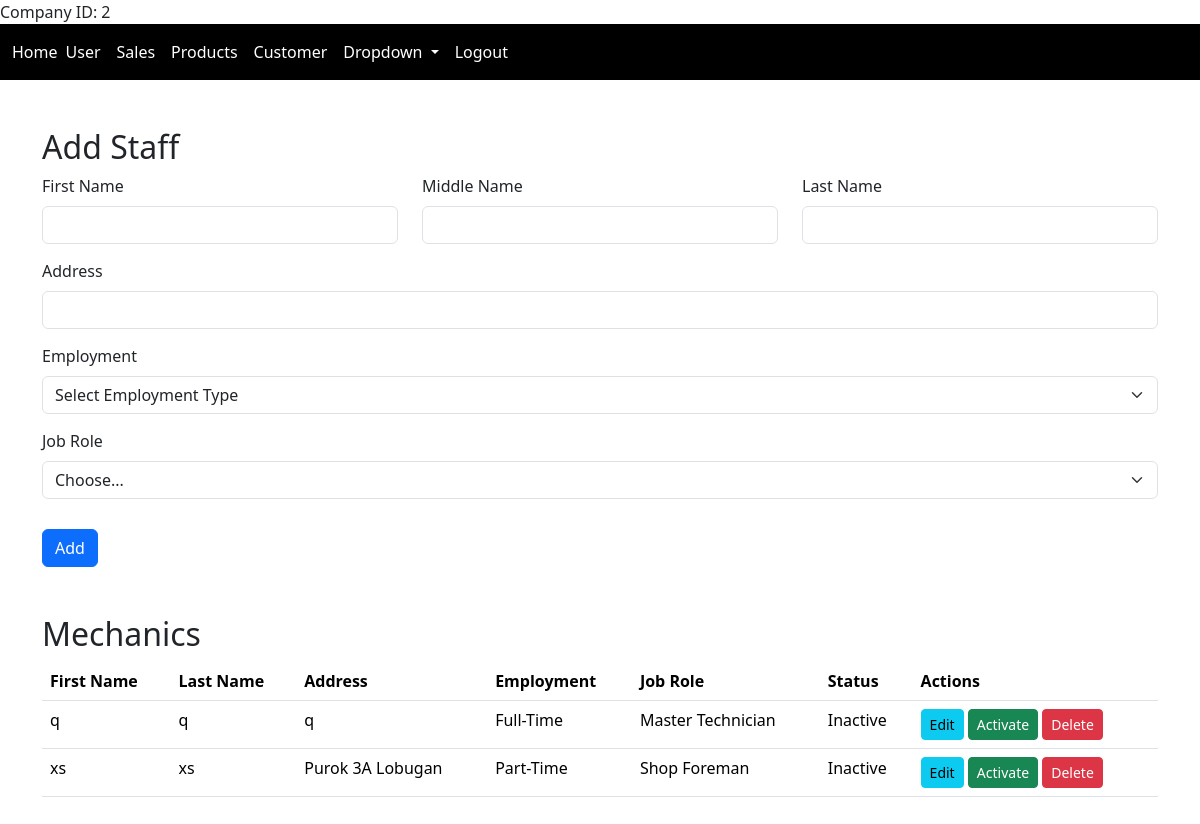
Page /add_staff.php (signed in) on the committed database.
### tables this page shows
CREATE TABLE `mechanic` (
  `mechanic_id` int(11) NOT NULL,
  `firstname` varchar(100) DEFAULT NULL,
  `middlename` varchar(100) DEFAULT NULL,
  `lastname` varchar(100) DEFAULT NULL,
  `address` varchar(255) DEFAULT NULL,
  `employment` varchar(100) DEFAULT NULL,
  `jobrole` varchar(100) DEFAULT NULL,
  `last_progress_saved` timestamp NOT NULL DEFAULT current_timestamp() ON UPDATE current_timestamp(),
  `companyid` int(11) DEFAULT NULL,
  `active` tinyint(1) DEFAULT NULL
);

### add_staff.php (the view, shortened to what this page needs)
<?php
include 'config.php';
$companyid = $_SESSION['companyid'];
echo "Company ID: " . $companyid;
$companyid = $_SESSION['companyid'];
$mechanics_query = "SELECT * FROM mechanic WHERE companyid = $companyid";
$mechanics_result = mysqli_query($conn, $mechanics_query);
?>
<!DOCTYPE html>
<html lang="en">
<head>
    <link href="https://cdn.jsdelivr.net/npm/bootstrap@5.3.2/dist/css/bootstrap.min.css" rel="stylesheet">
</head>
<body>
<nav class="navbar navbar-expand-lg bg-black">
    <div class="container-fluid">
         <a class="nav-link active text-white" aria-current="page" href="admin.php?companyid=<?php echo $companyid; ?>">Home</a>
        <div class="collapse navbar-collapse" id="navbarSupportedContent">
            <ul class="navbar-nav me-auto mb-2 mb-lg-0">
                <li class="nav-item">
                    <a class="nav-link active text-white" aria-current="page" href="homemechanic.php">User</a>
                </li>
                <li class="nav-item">
                    <a class="nav-link text-white active" aria-current="page" href="repair_table_content.php">Sales</a>
                </li>
                <li class="nav-item">
                    <a class="nav-link active text-white" aria-current="page" href="addproduct.php">Products</a>
                </li>
                <li class="nav-item"> <a class="nav-link text-white active" aria-current="page" href="repair_table_content.php">Customer</a>
                </li>
                <li class="nav-item dropdown">
                    <a class="nav-link dropdown-toggle text-white" href="#" role="button" data-bs-toggle="dropdown" aria-expanded="false">
                        Dropdown
                    </a>
                </li>
                <li class="nav-item">
                    <a class="nav-link text-white active" aria-current="page" href="logout.php">Logout</a>
                </li>
            </ul>
        </div>
    </div>
</nav>
<div class="container mt-5">
    <h2>Add Staff</h2>
    <form method="post">
        <div class="row">
            <div class="col-md-4">
                <div class="form-group">
                    <label for="firstname" class="form-label">First Name</label>
                    <input type="text" class="form-control" id="firstname" name="firstname" required>
                </div>
            </div>
            <div class="col-md-4">
                <div class="form-group">
                    <label for="middlename" class="form-label">Middle Name</label>
                    <input type="text" class="form-control" id="middlename" name="middlename">
                </div>
            </div>
            <div class="col-md-4">
                <div class="form-group">
                    <label for="lastname" class="form-label">Last Name</label>
                    <input type="text" class="form-control" id="lastname" name="lastname" required>
                </div>
            </div>
        </div>
        <div class="form-group">
            <label for="address" class="form-label">Address</label>
            <input type="text" class="form-control" id="address" name="address" required>
        </div>
        <div class="form-group">
            <label for="employment" class="form-label">Employment</label>
            <select class="form-select" id="employment" name="employment" required>
                <option value="">Select Employment Type</option>
            </select>
        </div>
        <div class="form-group">
            <label for="jobrole" class="form-label">Job Role</label>
            <select class="form-select" id="jobrole" name="jobrole" required>
                <option selected disabled value="">Choose...</option>
            </select>
        </div>
        <div class="btn-group">
            <button type="submit" class="btn btn-primary" name="submit">Add</button>
        </div>
    </form>
    <h2 class="mt-5">Mechanics</h2>
    <table class="table">
        <thead>
            <tr>
                <th scope="col">First Name</th>
                <th scope="col">Last Name</th>
                <th scope="col">Address</th>
                <th scope="col">Employment</th>
                <th scope="col">Job Role</th>
                <th scope="col">Status</th>
                <th scope="col">Actions</th>
            </tr>
        </thead>
        <tbody>
            <?php while($row = mysqli_fetch_assoc($mechanics_result)): ?>
            <tr>
                <td><?php echo $row['firstname']; ?></td>
                <td><?php echo $row['lastname']; ?></td>
                <td><?php echo $row['address']; ?></td>
                <td><?php echo $row['employment']; ?></td>
                <td><?php echo $row['jobrole']; ?></td>
                <td><?php echo $row['active'] ? 'Active' : 'Inactive'; ?></td>
                <td>
                    <a href="#" class="btn btn-sm btn-info">Edit</a>
                    <?php if($row['active']): ?>
                        <a href="#" class="btn btn-sm btn-warning">Deactivate</a>
                    <?php else: ?>
                        <a href="#" class="btn btn-sm btn-success">Activate</a>
                    <?php endif; ?>
                    <a href="#" class="btn btn-sm btn-danger">Delete</a>
                </td>
            </tr>
            <?php endwhile; ?>
        </tbody>
    </table>
    <br>
    <br>
    <br>
</div>
</body>
</html>

### add_staff.php (style rules this page uses)
.form-group { margin-bottom: 15px; }
.btn-group { margin-top: 15px; }

### rows in the picture
mechanic: firstname "q", lastname "q", address "q", employment "Full-Time", jobrole "Master Technician", shows "Inactive", shows "Activate"
mechanic: firstname "xs", lastname "xs", address "Purok 3A Lobugan", employment "Part-Time", jobrole "Shop Foreman", shows "Inactive", shows "Activate"

### other values in the picture
$companyid "2"
